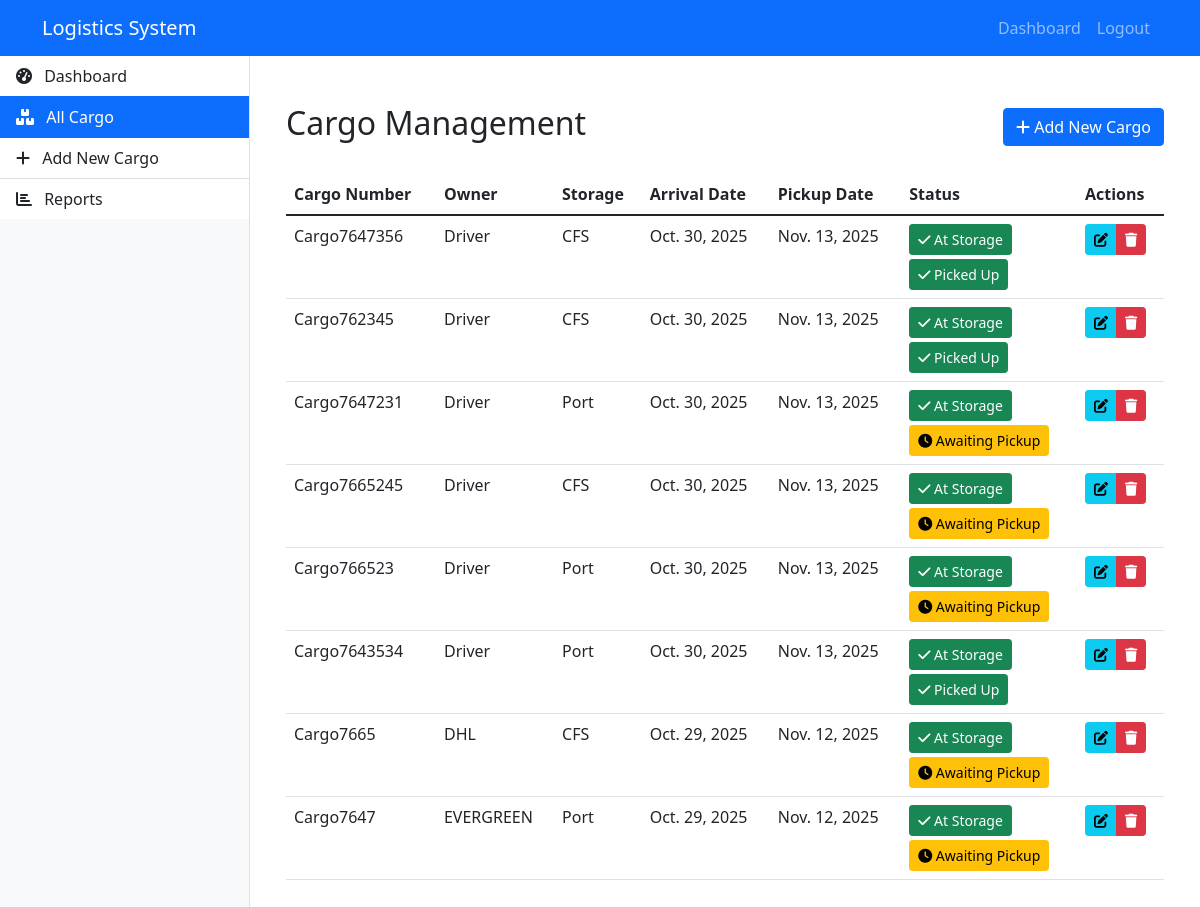
/cargo/ (signed in), run on an earlier commit of the app's database.
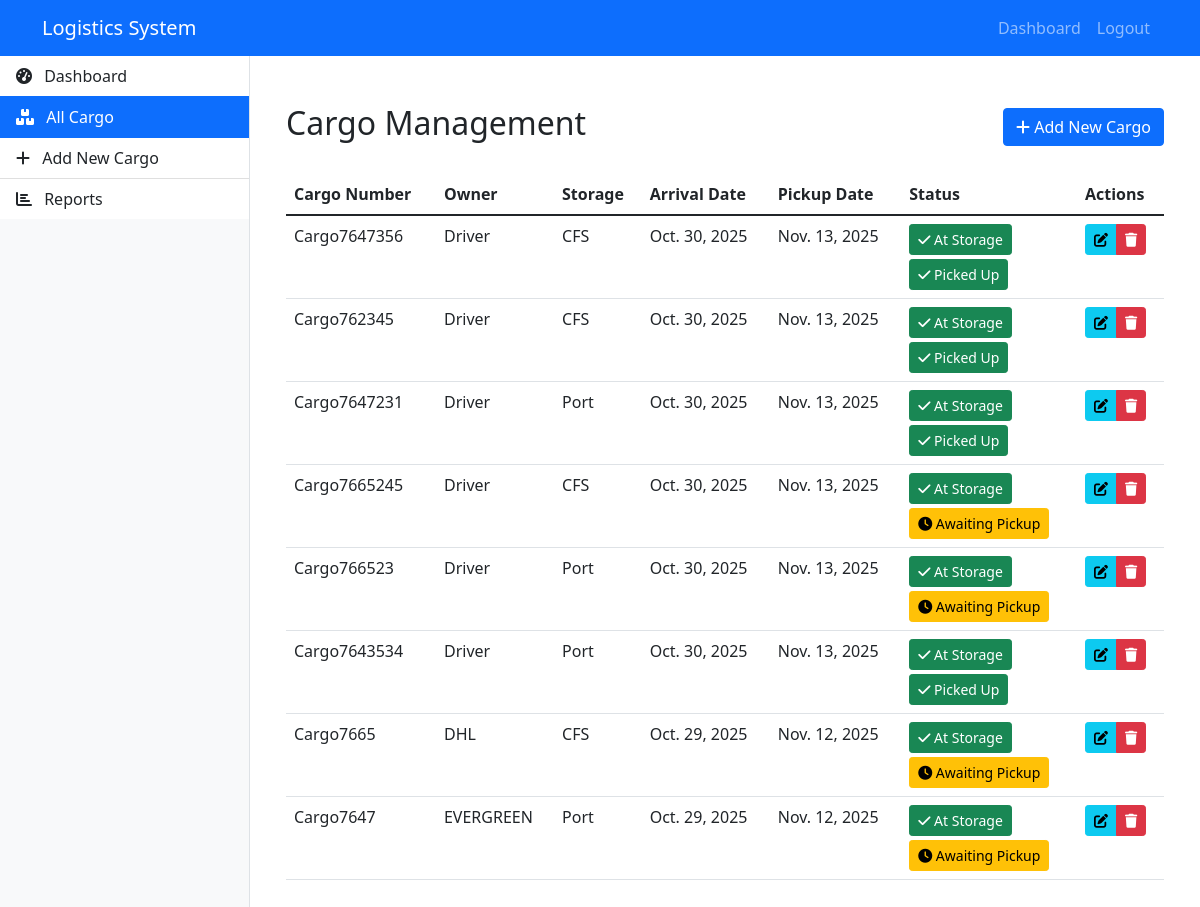
And on a later commit of the database.
### users/models.py (models this page shows, shortened)
class Cargo(models.Model):
    cargo_number = models.CharField(max_length=100, unique=True)
    cargo_owner = models.CharField(max_length=200)
    storage = models.CharField(max_length=200)
    arrival_date = models.DateField()
    pickup_date = models.DateField()
    scheduled_pickup_time = models.DateTimeField(null=True, blank=True)
    arrived_at_storage = models.BooleanField(default=False)
    is_picked_up = models.BooleanField(default=False)
    created_at = models.DateTimeField(auto_now_add=True)
    updated_at = models.DateTimeField(auto_now=True)
    port = models.ForeignKey(CustomUser, on_delete=models.CASCADE, limit_choices_to={'user_type': 'PORT'}, related_name='port_cargos')
    cfs = models.ForeignKey(CustomUser, on_delete=models.CASCADE, limit_choices_to={'user_type': 'CFS'}, related_name='cfs_cargos', null=True, blank=True)
    driver = models.ForeignKey(CustomUser, on_delete=models.SET_NULL, limit_choices_to={'user_type': 'DRIVER'}, related_name='driver_cargos', null=True, blank=True)
    cfs_received = models.BooleanField(default=False)
    cfs_picked_up = models.BooleanField(default=False)
    class Meta:
        ordering = ['-created_at']

### users/views.py (the view)
# urls.py: path('cargo/', views.cargo_list, name='cargo_list'),
@login_required
def cargo_list(request):
    if request.user.user_type != 'PORT':
        messages.error(request, 'Access denied. Only port users can view cargo list.')
        return redirect('dashboard')
    cargo_list = Cargo.objects.filter(port=request.user)
    return render(request, 'dashboard/cargo_list.html', {'cargo_list': cargo_list})

### templates/dashboard/cargo_list.html (shortened to what this page needs)
{% extends 'base.html' %}
{% load static %}
{% block content %}
<div class="container mt-4">
    <div class="d-flex justify-content-between align-items-center mb-4">
        <h2>Cargo Management</h2>
        <a href="{% url 'cargo_create' %}" class="btn btn-primary">
            <i class="fas fa-plus"></i> Add New Cargo
        </a>
    </div>
    <div class="table-responsive">
        <table class="table table-hover">
            <thead>
                <tr>
                    <th>Cargo Number</th>
                    <th>Owner</th>
                    <th>Storage</th>
                    <th>Arrival Date</th>
                    <th>Pickup Date</th>
                    <th>Status</th>
                    <th>Actions</th>
                </tr>
            </thead>
            <tbody>
                {% for cargo in cargo_list %}
                <tr>
                    <td>{{ cargo.cargo_number }}</td>
                    <td>{{ cargo.cargo_owner }}</td>
                    <td>{{ cargo.storage }}</td>
                    <td>{{ cargo.arrival_date }}</td>
                    <td>{{ cargo.pickup_date }}</td>
                    <td>
                        <div class="mb-1">
                            <form method="POST" action="{% url 'cargo_toggle_status' cargo.pk 'arrived_at_storage' %}" class="d-inline">
                                <button type="submit" class="btn btn-sm {% if cargo.arrived_at_storage %}btn-success{% else %}btn-warning{% endif %}">
                                    {% if cargo.arrived_at_storage %}
                                    <i class="fas fa-check"></i> At Storage
                                    {% else %}
                                    <i class="fas fa-clock"></i> Awaiting Arrival
                                    {% endif %}
                                </button>
                            </form>
                        </div>
                        <div>
                            <form method="POST" action="{% url 'cargo_toggle_status' cargo.pk 'is_picked_up' %}" class="d-inline">
                                <button type="submit" class="btn btn-sm {% if cargo.is_picked_up %}btn-success{% else %}btn-warning{% endif %}">
                                    {% if cargo.is_picked_up %}
                                    <i class="fas fa-check"></i> Picked Up
                                    {% else %}
                                    <i class="fas fa-clock"></i> Awaiting Pickup
                                    {% endif %}
                                </button>
                            </form>
                        </div>
                    </td>
                    <td>
                        <div class="btn-group" role="group">
                            <a href="{% url 'cargo_update' cargo.pk %}" class="btn btn-sm btn-info">
                                <i class="fas fa-edit"></i>
                            </a>
                            <a href="{% url 'cargo_delete' cargo.pk %}" class="btn btn-sm btn-danger">
                                <i class="fas fa-trash"></i>
                            </a>
                        </div>
                    </td>
                </tr>
                {% empty %}
                <tr>
                    <td colspan="7" class="text-center">No cargo records found.</td>
                </tr>
                {% endfor %}
            </tbody>
        </table>
    </div>
</div>
{% endblock %}

What changed in the data, as far as the page shows it:
changed Cargo "Cargo7647231": is_picked_up "Awaiting Pickup" → "Picked Up"
